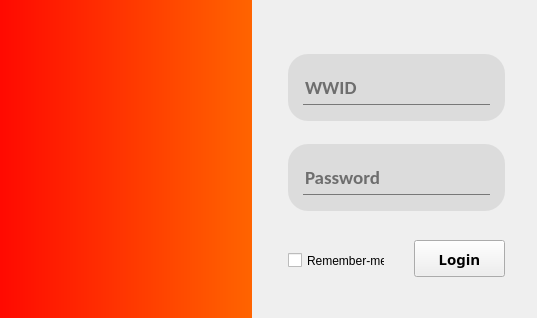
<?xml version="1.0" encoding="UTF-8"?>
<ui version="4.0">
 <class>LoginWindow</class>
 <widget class="QMainWindow" name="LoginWindow">
  <property name="geometry">
   <rect>
    <x>0</x>
    <y>0</y>
    <width>537</width>
    <height>318</height>
   </rect>
  </property>
  <property name="windowTitle">
   <string>Preparing environment...</string>
  </property>
  <property name="windowIcon">
   <iconset>
    <normaloff>:/icons/a8abd29a96d4222680540c6bd2e3595e.png</normaloff>:/icons/a8abd29a96d4222680540c6bd2e3595e.png</iconset>
  </property>
  <widget class="QWidget" name="centralwidget">
   <widget class="QProgressBar" name="barra_progresso">
    <property name="geometry">
     <rect>
      <x>288</x>
      <y>294</y>
      <width>217</width>
      <height>10</height>
     </rect>
    </property>
    <property name="styleSheet">
     <string notr="true">QProgressBar {
    background: transparent;
    border-style: none;
    border-radius: 5px;
    color: rgba(200, 200, 200, 0); /* Esta cor está transparente, então o texto não aparecerá */
    text-align: center;
}

QProgressBar::chunk {
    border-radius: 5px;
    background-color:qlineargradient(spread:pad, x1:0, y1:0, x2:1, y2:0, stop:0 rgba(136, 0, 0, 255), stop:1 rgba(255, 85, 0, 255)) /* missing value here, assuming you will put one */
}</string>
    </property>
    <property name="value">
     <number>0</number>
    </property>
    <property name="alignment">
     <set>Qt::AlignCenter</set>
    </property>
    <property name="textVisible">
     <bool>false</bool>
    </property>
    <property name="textDirection">
     <enum>QProgressBar::TopToBottom</enum>
    </property>
   </widget>
   <widget class="QLabel" name="label">
    <property name="geometry">
     <rect>
      <x>12</x>
      <y>48</y>
      <width>217</width>
      <height>223</height>
     </rect>
    </property>
    <property name="text">
     <string/>
    </property>
    <property name="pixmap">
     <pixmap resource="icon.qrc">:/images/cummins.ico</pixmap>
    </property>
    <property name="scaledContents">
     <bool>true</bool>
    </property>
   </widget>
   <widget class="QWidget" name="widget" native="true">
    <property name="geometry">
     <rect>
      <x>-1</x>
      <y>-5</y>
      <width>253</width>
      <height>331</height>
     </rect>
    </property>
    <property name="styleSheet">
     <string notr="true">background-color:qlineargradient(spread:pad, x1:0, y1:0, x2:1, y2:0, stop:0 rgba(255, 9, 1, 255), stop:1 rgba(255, 100, 0, 255))</string>
    </property>
   </widget>
   <widget class="QWidget" name="widget_2" native="true">
    <property name="geometry">
     <rect>
      <x>288</x>
      <y>54</y>
      <width>217</width>
      <height>67</height>
     </rect>
    </property>
    <property name="styleSheet">
     <string notr="true">QWidget{
background-color:rgb(220,220,220);
 border-radius:20px
}</string>
    </property>
    <layout class="QVBoxLayout" name="verticalLayout">
     <property name="leftMargin">
      <number>15</number>
     </property>
     <property name="topMargin">
      <number>15</number>
     </property>
     <property name="rightMargin">
      <number>15</number>
     </property>
     <property name="bottomMargin">
      <number>15</number>
     </property>
     <item>
      <widget class="QLineEdit" name="wwid_user">
       <property name="minimumSize">
        <size>
         <width>0</width>
         <height>35</height>
        </size>
       </property>
       <property name="font">
        <font>
         <family>Calibri</family>
         <pointsize>14</pointsize>
         <weight>75</weight>
         <bold>true</bold>
        </font>
       </property>
       <property name="styleSheet">
        <string notr="true">QLineEdit {
    border: none;
    border-bottom: 1px solid rgb(90, 54, 247);
    border-radius: 0;
    background-color: transparent;
outline: none;
}

QLineEdit:disabled, QLineEdit:!focus {
    border-bottom: 1px solid rgb(120, 120, 120);
outline: none;
}</string>
       </property>
       <property name="placeholderText">
        <string>WWID</string>
       </property>
      </widget>
     </item>
    </layout>
   </widget>
   <widget class="QWidget" name="widget_3" native="true">
    <property name="geometry">
     <rect>
      <x>288</x>
      <y>144</y>
      <width>217</width>
      <height>67</height>
     </rect>
    </property>
    <property name="styleSheet">
     <string notr="true">QWidget{
background-color:rgb(220,220,220);
 border-radius:20px
}</string>
    </property>
    <layout class="QVBoxLayout" name="verticalLayout_2">
     <property name="leftMargin">
      <number>15</number>
     </property>
     <property name="topMargin">
      <number>15</number>
     </property>
     <property name="rightMargin">
      <number>15</number>
     </property>
     <property name="bottomMargin">
      <number>15</number>
     </property>
     <item>
      <widget class="QLineEdit" name="password_login">
       <property name="minimumSize">
        <size>
         <width>0</width>
         <height>35</height>
        </size>
       </property>
       <property name="font">
        <font>
         <family>Calibri</family>
         <pointsize>14</pointsize>
         <weight>75</weight>
         <bold>true</bold>
        </font>
       </property>
       <property name="styleSheet">
        <string notr="true">QLineEdit {
    border: none;
    border-bottom: 1px solid rgb(90, 54, 247);
    border-radius: 0;
    background-color: transparent;
outline: none;
}

QLineEdit:disabled, QLineEdit:!focus {
    border-bottom: 1px solid rgb(120, 120, 120);
outline: none;
}</string>
       </property>
       <property name="echoMode">
        <enum>QLineEdit::Password</enum>
       </property>
       <property name="placeholderText">
        <string>Password</string>
       </property>
      </widget>
     </item>
    </layout>
   </widget>
   <widget class="QPushButton" name="btn_login">
    <property name="geometry">
     <rect>
      <x>414</x>
      <y>240</y>
      <width>91</width>
      <height>37</height>
     </rect>
    </property>
    <property name="font">
     <font>
      <family>Poppins</family>
      <pointsize>11</pointsize>
      <weight>75</weight>
      <bold>true</bold>
     </font>
    </property>
    <property name="styleSheet">
     <string notr="true">outline: none;</string>
    </property>
    <property name="text">
     <string>Login</string>
    </property>
   </widget>
   <widget class="QCheckBox" name="checkBox_remember_login">
    <property name="geometry">
     <rect>
      <x>288</x>
      <y>252</y>
      <width>97</width>
      <height>17</height>
     </rect>
    </property>
    <property name="styleSheet">
     <string notr="true">outline: none;</string>
    </property>
    <property name="text">
     <string>Remember-me</string>
    </property>
   </widget>
   <zorder>widget</zorder>
   <zorder>barra_progresso</zorder>
   <zorder>label</zorder>
   <zorder>widget_2</zorder>
   <zorder>widget_3</zorder>
   <zorder>btn_login</zorder>
   <zorder>checkBox_remember_login</zorder>
  </widget>
 </widget>
 <resources>
  <include location="icon.qrc"/>
  <include location="icon.qrc"/>
  <include location="icon.qrc"/>
  <include location="icon.qrc"/>
  <include location="icon.qrc"/>
 </resources>
 <connections/>
</ui>
